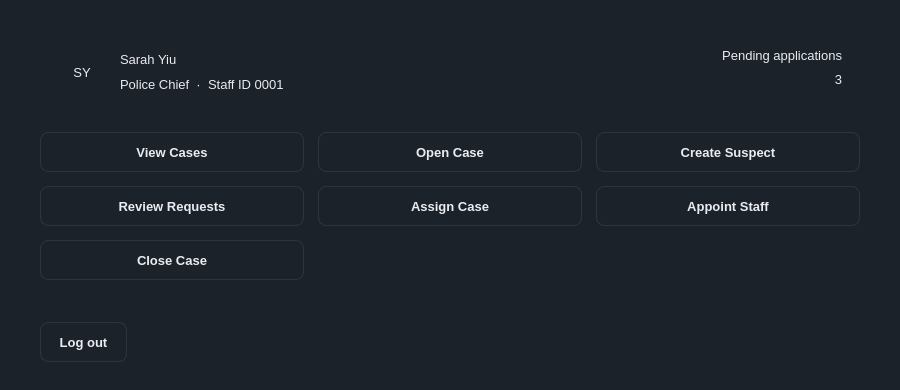
<?xml version="1.0" encoding="UTF-8"?>
<ui version="4.0">
 <class>MainWindow</class>
 <widget class="QMainWindow" name="MainWindow">
  <property name="geometry"><rect><x>0</x><y>0</y><width>900</width><height>390</height></rect></property>
  <property name="windowTitle"><string>MainWindow</string></property>
  <property name="styleSheet"><string notr="true">/* Asche Yiu Police Department - dark / gold theme
   Shared by every .ui file. Widgets pick a style through the dynamic
   property  variant  (Qt Designer: Property Editor &gt; Dynamic Properties). */

QMainWindow, QDialog, QWidget#centralwidget { background: #1c222a; }
QWidget { color: #eaecef; font-family: "Inter", "SF Pro Text", "Segoe UI", "Helvetica Neue", sans-serif; font-size: 13px; }
QLabel { background: transparent; }
QCheckBox { background: transparent; spacing: 8px; }

/* ---- typography ---- */
QLabel[variant="title"]     { font-size: 20px; font-weight: 700; color: #eaecef; }
QLabel[variant="subtitle"]  { font-size: 13px; color: #8b94a3; }
QLabel[variant="field"]     { color: #8b94a3; }
QLabel[variant="section"]   { color: #eaecef; font-size: 14px; font-weight: 600; }
QLabel[variant="cardTitle"] { font-size: 16px; font-weight: 700; color: #eaecef; }
QLabel[variant="value"]     { font-size: 14px; font-weight: 600; color: #eaecef; }
QLabel[variant="hint"]      { color: #8b94a3; font-size: 12px; }
QLabel[variant="stat"]      { color: #c3a459; font-size: 22px; font-weight: 700; }
QFrame[variant="accent"]    { background: #c3a459; border: none; border-radius: 1px; }

/* ---- badges / icons ---- */
QLabel[variant="badgeGold"]  { background: rgba(195,164,89,40);  color: #c3a459; border-radius: 10px; padding: 3px 10px; font-size: 11px; font-weight: 700; }
QLabel[variant="badgeGreen"] { background: rgba(111,159,125,40); color: #7fb08c; border-radius: 10px; padding: 3px 10px; font-size: 11px; font-weight: 700; }
QLabel[variant="badgeRed"]   { background: rgba(184,105,95,45);  color: #cf7d72; border-radius: 10px; padding: 3px 10px; font-size: 11px; font-weight: 700; }
QLabel[variant="badgeMuted"] { background: rgba(139,148,163,35); color: #aab2bf; border-radius: 10px; padding: 3px 10px; font-size: 11px; font-weight: 700; }
QLabel[variant="avatar"]     { background: #c3a459; color: #10151a; border-radius: 24px; font-size: 16px; font-weight: 700; }
QLabel[variant="iconGold"]   { background: rgba(195,164,89,40);  color: #c3a459; border-radius: 30px; font-size: 26px; font-weight: 700; }
QLabel[variant="iconRed"]    { background: rgba(184,105,95,45);  color: #cf7d72; border-radius: 30px; font-size: 26px; font-weight: 700; }

/* ---- containers ---- */
QFrame[variant="card"]      { background: #252c37; border: 1px solid #2d3640; border-radius: 12px; }
QFrame[variant="notice"]    { background: rgba(195,164,89,26);  border: 1px solid rgba(195,164,89,90);  border-radius: 8px; }
QFrame[variant="noticeRed"] { background: rgba(184,105,95,30);  border: 1px solid rgba(184,105,95,100); border-radius: 8px; }
QFrame[variant="dropzone"]  { background: #10151a; border: 1px dashed #3a4552; border-radius: 10px; }
QFrame[variant="card"] QLabel, QFrame[variant="notice"] QLabel, QFrame[variant="noticeRed"] QLabel, QFrame[variant="dropzone"] QLabel { border: none; }

/* ---- inputs ---- */
QLineEdit, QTextEdit, QPlainTextEdit, QDateTimeEdit, QSpinBox, QDoubleSpinBox, QComboBox {
    background: #10151a; border: 1px solid #2d3640; border-radius: 8px; padding: 8px 10px; min-height: 20px;
    selection-background-color: #c3a459; selection-color: #10151a; }
QLineEdit:focus, QTextEdit:focus, QPlainTextEdit:focus, QDateTimeEdit:focus, QSpinBox:focus, QDoubleSpinBox:focus, QComboBox:focus { border: 1px solid #c3a459; }
QLineEdit[readOnly="true"], QPlainTextEdit[readOnly="true"], QTextEdit[readOnly="true"] { background: #161c22; color: #eaecef; }
QComboBox QAbstractItemView { background: #10151a; border: 1px solid #2d3640; selection-background-color: #2b3440; selection-color: #eaecef; outline: 0; }

/* ---- buttons ---- */
QPushButton { background: #1c222a; border: 1px solid #2d3640; border-radius: 8px; padding: 9px 18px; min-height: 20px; font-weight: 600; color: #eaecef; }
QPushButton:hover { background: #232b35; border-color: #3a4552; }
QPushButton:pressed { background: #10151a; }
QPushButton:disabled { color: #5b6573; border-color: #252d36; }
QPushButton[variant="primary"] { background: #c3a459; border: 1px solid #c3a459; color: #10151a; font-weight: 700; }
QPushButton[variant="primary"]:hover { background: #cfb26a; border-color: #cfb26a; }
QPushButton[variant="primary"]:pressed { background: #b39549; }
QPushButton[variant="primary"]:disabled { background: #4a4332; border-color: #4a4332; color: #8a8168; }
QPushButton[variant="accept"] { background: #273235; border: 1px solid #34483f; color: #7fb08c; font-weight: 700; }
QPushButton[variant="accept"]:hover { background: #2c3a3d; }
QPushButton[variant="reject"] { background: #2f2b31; border: 1px solid #4a3638; color: #cf7d72; font-weight: 700; }
QPushButton[variant="reject"]:hover { background: #352e34; }
QPushButton[variant="tile"] { background: #252c37; border: 1px solid #2d3640; border-radius: 12px; padding: 16px 20px; text-align: left; font-size: 14px; font-weight: 500; }
QPushButton[variant="tile"]:hover { border-color: #c3a459; background: #29313d; }

/* ---- lists / tables ---- */
QListWidget, QTableWidget, QTreeWidget { background: #10151a; border: 1px solid #252d36; border-radius: 10px; outline: 0; gridline-color: transparent; alternate-background-color: #131920; }
QListWidget::item { padding: 10px 12px; border-bottom: 1px solid #1d242c; }
QListWidget::item:selected, QTableWidget::item:selected { background: #232b35; color: #eaecef; }
QListWidget::item:hover, QTableWidget::item:hover { background: #1a2129; }
QTableWidget::item { padding: 8px 12px; border-bottom: 1px solid #1d242c; }
QHeaderView { background: #252c37; border: none; border-top-left-radius: 10px; border-top-right-radius: 10px; }
QHeaderView::section { background: #252c37; color: #8b94a3; font-weight: 600; border: none; padding: 10px 12px; }
QTableCornerButton::section { background: #252c37; border: none; }
QTableView::indicator, QListView::indicator, QCheckBox::indicator { width: 16px; height: 16px; border: 1px solid #3a4552; border-radius: 4px; background: #10151a; }
QTableView::indicator:checked, QListView::indicator:checked, QCheckBox::indicator:checked { background: #c3a459; border-color: #c3a459; }

/* ---- tabs ---- */
QTabWidget::pane { border: none; top: 8px; }
QTabBar::tab { background: transparent; color: #8b94a3; padding: 8px 16px; margin-right: 4px; border: none; border-bottom: 2px solid #2d3640; font-weight: 600; }
QTabBar::tab:selected { color: #eaecef; border-bottom: 2px solid #c3a459; }
QTabBar::tab:hover:!selected { color: #c9ced6; }

/* ---- scrollbars ---- */
QScrollBar:vertical { background: transparent; width: 10px; margin: 2px; }
QScrollBar::handle:vertical { background: #2d3640; border-radius: 3px; min-height: 24px; }
QScrollBar:horizontal { background: transparent; height: 10px; margin: 2px; }
QScrollBar::handle:horizontal { background: #2d3640; border-radius: 3px; min-width: 24px; }
QScrollBar::add-line, QScrollBar::sub-line { width: 0; height: 0; }
QScrollBar::add-page, QScrollBar::sub-page { background: transparent; }

/* spin boxes: keep typing area clean, arrows via keyboard / wheel */
QSpinBox::up-button, QSpinBox::down-button, QDoubleSpinBox::up-button, QDoubleSpinBox::down-button { width: 0; border: none; }
</string></property>
  <widget class="QWidget" name="centralwidget"><layout class="QVBoxLayout" name="layout_53"><property name="leftMargin"><number>40</number></property><property name="topMargin"><number>32</number></property><property name="rightMargin"><number>40</number></property><property name="bottomMargin"><number>28</number></property><property name="spacing"><number>20</number></property><item><widget class="QFrame" name="frameStaff"><property name="variant" stdset="0"><string>card</string></property><property name="minimumSize"><size><width>0</width><height>0</height></size></property><layout class="QHBoxLayout" name="layout_48"><property name="leftMargin"><number>18</number></property><property name="topMargin"><number>16</number></property><property name="rightMargin"><number>18</number></property><property name="bottomMargin"><number>16</number></property><property name="spacing"><number>14</number></property><item><widget class="QLabel" name="lblAvatar"><property name="variant" stdset="0"><string>avatar</string></property><property name="text"><string>SY</string></property><property name="alignment"><set>Qt::AlignCenter</set></property><property name="minimumSize"><size><width>48</width><height>48</height></size></property><property name="maximumSize"><size><width>48</width><height>48</height></size></property></widget></item><item><layout class="QVBoxLayout" name="layout_45"><property name="leftMargin"><number>0</number></property><property name="topMargin"><number>0</number></property><property name="rightMargin"><number>0</number></property><property name="bottomMargin"><number>0</number></property><property name="spacing"><number>2</number></property><item><widget class="QLabel" name="lblStaffName"><property name="variant" stdset="0"><string>cardTitle</string></property><property name="text"><string>Sarah Yiu</string></property></widget></item><item><widget class="QLabel" name="lblStaffRole"><property name="variant" stdset="0"><string>subtitle</string></property><property name="text"><string>Police Chief  ·  Staff ID 0001</string></property></widget></item></layout></item><item><spacer name="spacer_46"><property name="orientation"><enum>Qt::Horizontal</enum></property><property name="sizeHint" stdset="0"><size><width>20</width><height>20</height></size></property></spacer></item><item><layout class="QVBoxLayout" name="layout_47"><property name="leftMargin"><number>0</number></property><property name="topMargin"><number>0</number></property><property name="rightMargin"><number>0</number></property><property name="bottomMargin"><number>0</number></property><property name="spacing"><number>0</number></property><item><widget class="QLabel" name="lblStatLabel"><property name="variant" stdset="0"><string>field</string></property><property name="text"><string>Pending applications</string></property><property name="alignment"><set>Qt::AlignRight</set></property></widget></item><item><widget class="QLabel" name="lblStatValue"><property name="variant" stdset="0"><string>stat</string></property><property name="text"><string>3</string></property><property name="alignment"><set>Qt::AlignRight</set></property></widget></item></layout></item></layout></widget></item><item><layout class="QGridLayout" name="grid_49"><property name="leftMargin"><number>0</number></property><property name="topMargin"><number>0</number></property><property name="rightMargin"><number>0</number></property><property name="bottomMargin"><number>0</number></property><property name="spacing"><number>14</number></property><item row="0" column="0" rowspan="1" colspan="1"><widget class="QPushButton" name="btnViewCases"><property name="variant" stdset="0"><string>tile</string></property><property name="text"><string>View Cases</string></property></widget></item><item row="0" column="1" rowspan="1" colspan="1"><widget class="QPushButton" name="btnOpenCase"><property name="variant" stdset="0"><string>tile</string></property><property name="text"><string>Open Case</string></property></widget></item><item row="0" column="2" rowspan="1" colspan="1"><widget class="QPushButton" name="btnCreateSuspect"><property name="variant" stdset="0"><string>tile</string></property><property name="text"><string>Create Suspect</string></property></widget></item><item row="1" column="0" rowspan="1" colspan="1"><widget class="QPushButton" name="btnReviewRequests"><property name="variant" stdset="0"><string>tile</string></property><property name="text"><string>Review Requests</string></property></widget></item><item row="1" column="1" rowspan="1" colspan="1"><widget class="QPushButton" name="btnAssignCase"><property name="variant" stdset="0"><string>tile</string></property><property name="text"><string>Assign Case</string></property></widget></item><item row="1" column="2" rowspan="1" colspan="1"><widget class="QPushButton" name="btnAppointStaff"><property name="variant" stdset="0"><string>tile</string></property><property name="text"><string>Appoint Staff</string></property></widget></item><item row="2" column="0" rowspan="1" colspan="1"><widget class="QPushButton" name="btnCloseCase"><property name="variant" stdset="0"><string>tile</string></property><property name="text"><string>Close Case</string></property></widget></item></layout></item><item><spacer name="spacer_50"><property name="orientation"><enum>Qt::Vertical</enum></property><property name="sizeHint" stdset="0"><size><width>10</width><height>10</height></size></property></spacer></item><item><layout class="QHBoxLayout" name="layout_52"><property name="leftMargin"><number>0</number></property><property name="topMargin"><number>0</number></property><property name="rightMargin"><number>0</number></property><property name="bottomMargin"><number>0</number></property><item><widget class="QPushButton" name="btnLogout"><property name="text"><string>Log out</string></property></widget></item><item><spacer name="spacer_51"><property name="orientation"><enum>Qt::Horizontal</enum></property><property name="sizeHint" stdset="0"><size><width>20</width><height>20</height></size></property></spacer></item></layout></item></layout></widget>
 </widget>
 <resources/>
 <connections/>
</ui>
